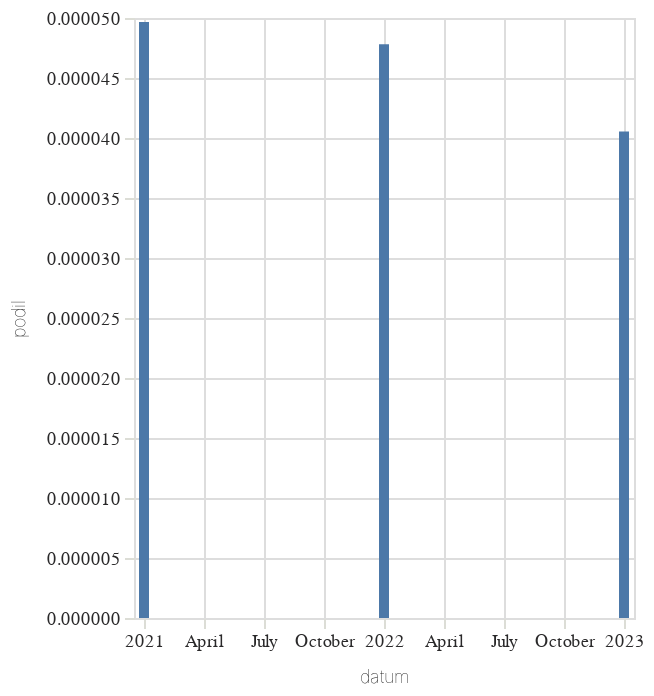

Notebook code for this chart:
### Code cell
alt.Chart(
    zavorka("bučen").to_pandas(),
    width = 250
).mark_bar(
).encode(
    alt.X('datum:T'),
    alt.Y('podil:Q')
)

### Figure 1 — Vega-Lite specification as saved in the notebook (floating-point values rounded to 4 significant figures)
{"config": {"title": {"font": "Noticia Text", "fontSize": 11.5, "anchor": "start", "lineHeight": 19, "fontWeight": "bolder", "subtitleFont": "Noticia Text", "subtitleFontSize": 10, "subtitleLineHeight": 15, "subtitlePadding": 10, "dy": -10, "color": "#292829", "subtitleColor": "#292829"}, "axis": {"labelFont": "Asap", "titleFont": "Asap", "fontWeight": "lighter", "titleFontWeight": "lighter", "labelFontSize": 9, "titleFontSize": 9, "labelPadding": 2, "titlePadding": 9, "domainOpacity": 0, "tickColor": "#DCDDD6", "labelColor": "#292829"}, "legend": {"labelFont": "Asap", "labelFontWeight": "normal", "titleFont": "Asap", "titleFontWeight": "normal", "labelFontSize": 9, "titleFontSize": 9, "labelColor": "#292829"}}, "data": {"name": "data-558f34fbed4740bf0a21474af58d16ea"}, "mark": {"type": "bar"}, "encoding": {"x": {"field": "datum", "type": "temporal"}, "y": {"field": "podil", "type": "quantitative"}}, "width": 250, "$schema": "https://vega.github.io/schema/vega-lite/v5.8.0.json", "datasets": {"data-558f34fbed4740bf0a21474af58d16ea": [{"id": null, "datum": "1993-01-01T00:00:00", "id_right": 9366, "podil": null}, {"id": null, "datum": "1994-01-01T00:00:00", "id_right": 7771, "podil": null}, {"id": null, "datum": "1995-01-01T00:00:00", "id_right": 9237, "podil": null}, {"id": null, "datum": "1996-01-01T00:00:00", "id_right": 9568, "podil": null}, {"id": null, "datum": "1997-01-01T00:00:00", "id_right": 16632, "podil": null}, {"id": null, "datum": "1998-01-01T00:00:00", "id_right": 11816, "podil": null}, {"id": null, "datum": "1999-01-01T00:00:00", "id_right": 20885, "podil": null}, {"id": null, "datum": "2000-01-01T00:00:00", "id_right": 24941, "podil": null}, {"id": null, "datum": "2001-01-01T00:00:00", "id_right": 20971, "podil": null}, {"id": null, "datum": "2002-01-01T00:00:00", "id_right": 16715, "podil": null}, {"id": null, "datum": "2003-01-01T00:00:00", "id_right": 22293, "podil": null}, {"id": null, "datum": "2004-01-01T00:00:00", "id_right": 20561, "podil": null}, {"id": null, "datum": "2005-01-01T00:00:00", "id_right": 23234, "podil": null}, {"id": null, "datum": "2006-01-01T00:00:00", "id_right": 14467, "podil": null}, {"id": null, "datum": "2007-01-01T00:00:00", "id_right": 14220, "podil": null}, {"id": null, "datum": "2008-01-01T00:00:00", "id_right": 14651, "podil": null}, {"id": null, "datum": "2009-01-01T00:00:00", "id_right": 16744, "podil": null}, {"id": null, "datum": "2010-01-01T00:00:00", "id_right": 12756, "podil": null}, {"id": null, "datum": "2011-01-01T00:00:00", "id_right": 17878, "podil": null}, {"id": null, "datum": "2012-01-01T00:00:00", "id_right": 14550, "podil": null}, {"id": null, "datum": "2013-01-01T00:00:00", "id_right": 9619, "podil": null}, {"id": null, "datum": "2014-01-01T00:00:00", "id_right": 20991, "podil": null}, {"id": null, "datum": "2015-01-01T00:00:00", "id_right": 21692, "podil": null}, {"id": null, "datum": "2016-01-01T00:00:00", "id_right": 23117, "podil": null}, {"id": null, "datum": "2017-01-01T00:00:00", "id_right": 18413, "podil": null}, {"id": null, "datum": "2018-01-01T00:00:00", "id_right": 20820, "podil": null}, {"id": null, "datum": "2019-01-01T00:00:00", "id_right": 25186, "podil": null}, {"id": null, "datum": "2020-01-01T00:00:00", "id_right": 23803, "podil": null}, {"id": 1.0, "datum": "2021-01-01T00:00:00", "id_right": 20133, "podil": 4.967e-05}, {"id": 1.0, "datum": "2022-01-01T00:00:00", "id_right": 20911, "podil": 4.782e-05}, {"id": 1.0, "datum": "2023-01-01T00:00:00", "id_right": 24660, "podil": 4.055e-05}, {"id": null, "datum": "2024-01-01T00:00:00", "id_right": 23938, "podil": null}, {"id": null, "datum": "2025-01-01T00:00:00", "id_right": 12617, "podil": null}]}}
